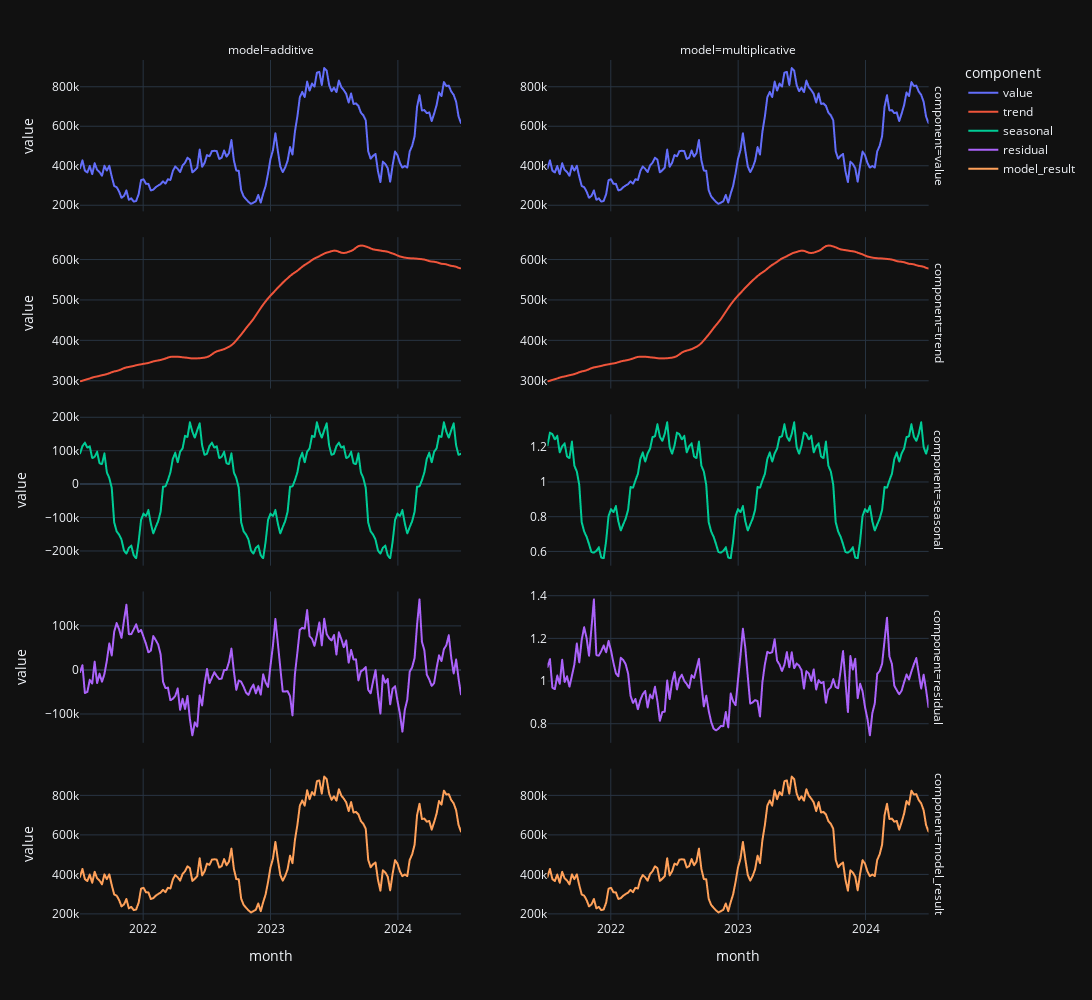

Here is the notebook cell this chart was saved with:
### Markdown cell above
### Visual

### Code cell
import plotly.express as px

fig = px.line(
    data_frame=df,
    x='month',
    y='value',
    color='component',
    facet_col='model',
    facet_row='component',
    width=1500,
    height=1000,
    facet_col_spacing=0.1,
)

fig.update_yaxes(matches=None)

for attr in dir(fig.layout):
    if attr.startswith("yaxis"):
        axis = getattr(fig.layout, attr)
        if axis:
            axis.showticklabels = True
        
fig

### Figure 1 — Plotly figure (JSON) as saved in the notebook; plotly's stock layout.template omitted (floating-point values rounded to 4 significant figures; data arrays with more than 128 entries replaced by an {"elided": "..."} marker saying what was removed)
{"data": [{"hovertemplate": "component=value<br>model=additive<br>month=%{x}<br>value=%{y}<extra></extra>", "legendgroup": "value", "line": {"color": "#636efa", "dash": "solid"}, "marker": {"symbol": "circle"}, "mode": "lines", "name": "value", "showlegend": true, "type": "scattergl", "x": {"elided": "157 str values"}, "xaxis": "x9", "y": {"elided": "157 float values"}, "yaxis": "y9"}, {"hovertemplate": "component=value<br>model=multiplicative<br>month=%{x}<br>value=%{y}<extra></extra>", "legendgroup": "value", "line": {"color": "#636efa", "dash": "solid"}, "marker": {"symbol": "circle"}, "mode": "lines", "name": "value", "showlegend": false, "type": "scattergl", "x": {"elided": "157 str values"}, "xaxis": "x10", "y": {"elided": "157 float values"}, "yaxis": "y10"}, {"hovertemplate": "component=trend<br>model=additive<br>month=%{x}<br>value=%{y}<extra></extra>", "legendgroup": "trend", "line": {"color": "#EF553B", "dash": "solid"}, "marker": {"symbol": "circle"}, "mode": "lines", "name": "trend", "showlegend": true, "type": "scattergl", "x": {"elided": "157 str values"}, "xaxis": "x7", "y": {"elided": "157 float values"}, "yaxis": "y7"}, {"hovertemplate": "component=trend<br>model=multiplicative<br>month=%{x}<br>value=%{y}<extra></extra>", "legendgroup": "trend", "line": {"color": "#EF553B", "dash": "solid"}, "marker": {"symbol": "circle"}, "mode": "lines", "name": "trend", "showlegend": false, "type": "scattergl", "x": {"elided": "157 str values"}, "xaxis": "x8", "y": {"elided": "157 float values"}, "yaxis": "y8"}, {"hovertemplate": "component=seasonal<br>model=additive<br>month=%{x}<br>value=%{y}<extra></extra>", "legendgroup": "seasonal", "line": {"color": "#00cc96", "dash": "solid"}, "marker": {"symbol": "circle"}, "mode": "lines", "name": "seasonal", "showlegend": true, "type": "scattergl", "x": {"elided": "157 str values"}, "xaxis": "x5", "y": {"elided": "157 float values"}, "yaxis": "y5"}, {"hovertemplate": "component=seasonal<br>model=multiplicative<br>month=%{x}<br>value=%{y}<extra></extra>", "legendgroup": "seasonal", "line": {"color": "#00cc96", "dash": "solid"}, "marker": {"symbol": "circle"}, "mode": "lines", "name": "seasonal", "showlegend": false, "type": "scattergl", "x": {"elided": "157 str values"}, "xaxis": "x6", "y": {"elided": "157 float values"}, "yaxis": "y6"}, {"hovertemplate": "component=residual<br>model=additive<br>month=%{x}<br>value=%{y}<extra></extra>", "legendgroup": "residual", "line": {"color": "#ab63fa", "dash": "solid"}, "marker": {"symbol": "circle"}, "mode": "lines", "name": "residual", "showlegend": true, "type": "scattergl", "x": {"elided": "157 str values"}, "xaxis": "x3", "y": {"elided": "157 float values"}, "yaxis": "y3"}, {"hovertemplate": "component=residual<br>model=multiplicative<br>month=%{x}<br>value=%{y}<extra></extra>", "legendgroup": "residual", "line": {"color": "#ab63fa", "dash": "solid"}, "marker": {"symbol": "circle"}, "mode": "lines", "name": "residual", "showlegend": false, "type": "scattergl", "x": {"elided": "157 str values"}, "xaxis": "x4", "y": {"elided": "157 float values"}, "yaxis": "y4"}, {"hovertemplate": "component=model_result<br>model=additive<br>month=%{x}<br>value=%{y}<extra></extra>", "legendgroup": "model_result", "line": {"color": "#FFA15A", "dash": "solid"}, "marker": {"symbol": "circle"}, "mode": "lines", "name": "model_result", "showlegend": true, "type": "scattergl", "x": {"elided": "157 str values"}, "xaxis": "x", "y": {"elided": "157 float values"}, "yaxis": "y"}, {"hovertemplate": "component=model_result<br>model=multiplicative<br>month=%{x}<br>value=%{y}<extra></extra>", "legendgroup": "model_result", "line": {"color": "#FFA15A", "dash": "solid"}, "marker": {"symbol": "circle"}, "mode": "lines", "name": "model_result", "showlegend": false, "type": "scattergl", "x": {"elided": "157 str values"}, "xaxis": "x2", "y": {"elided": "157 float values"}, "yaxis": "y2"}], "layout": {"annotations": [{"font": {}, "showarrow": false, "text": "model=additive", "x": 0.22, "xanchor": "center", "xref": "paper", "y": 1, "yanchor": "bottom", "yref": "paper"}, {"font": {}, "showarrow": false, "text": "model=multiplicative", "x": 0.76, "xanchor": "center", "xref": "paper", "y": 1, "yanchor": "bottom", "yref": "paper"}, {"font": {}, "showarrow": false, "text": "component=model_result", "textangle": 90, "x": 0.98, "xanchor": "left", "xref": "paper", "y": 0.088, "yanchor": "middle", "yref": "paper"}, {"font": {}, "showarrow": false, "text": "component=residual", "textangle": 90, "x": 0.98, "xanchor": "left", "xref": "paper", "y": 0.294, "yanchor": "middle", "yref": "paper"}, {"font": {}, "showarrow": false, "text": "component=seasonal", "textangle": 90, "x": 0.98, "xanchor": "left", "xref": "paper", "y": 0.5, "yanchor": "middle", "yref": "paper"}, {"font": {}, "showarrow": false, "text": "component=trend", "textangle": 90, "x": 0.98, "xanchor": "left", "xref": "paper", "y": 0.706, "yanchor": "middle", "yref": "paper"}, {"font": {}, "showarrow": false, "text": "component=value", "textangle": 90, "x": 0.98, "xanchor": "left", "xref": "paper", "y": 0.912, "yanchor": "middle", "yref": "paper"}], "height": 1000, "legend": {"title": {"text": "component"}, "tracegroupgap": 0}, "margin": {"t": 60}, "width": 1500, "xaxis": {"anchor": "y", "domain": [0, 0.44], "title": {"text": "month"}}, "xaxis10": {"anchor": "y10", "domain": [0.54, 0.98], "matches": "x", "showticklabels": false}, "xaxis2": {"anchor": "y2", "domain": [0.54, 0.98], "matches": "x", "title": {"text": "month"}}, "xaxis3": {"anchor": "y3", "domain": [0, 0.44], "matches": "x", "showticklabels": false}, "xaxis4": {"anchor": "y4", "domain": [0.54, 0.98], "matches": "x", "showticklabels": false}, "xaxis5": {"anchor": "y5", "domain": [0, 0.44], "matches": "x", "showticklabels": false}, "xaxis6": {"anchor": "y6", "domain": [0.54, 0.98], "matches": "x", "showticklabels": false}, "xaxis7": {"anchor": "y7", "domain": [0, 0.44], "matches": "x", "showticklabels": false}, "xaxis8": {"anchor": "y8", "domain": [0.54, 0.98], "matches": "x", "showticklabels": false}, "xaxis9": {"anchor": "y9", "domain": [0, 0.44], "matches": "x", "showticklabels": false}, "yaxis": {"anchor": "x", "domain": [0, 0.176], "showticklabels": true, "title": {"text": "value"}}, "yaxis10": {"anchor": "x10", "domain": [0.824, 1], "showticklabels": true}, "yaxis2": {"anchor": "x2", "domain": [0, 0.176], "showticklabels": true}, "yaxis3": {"anchor": "x3", "domain": [0.206, 0.382], "showticklabels": true, "title": {"text": "value"}}, "yaxis4": {"anchor": "x4", "domain": [0.206, 0.382], "showticklabels": true}, "yaxis5": {"anchor": "x5", "domain": [0.412, 0.588], "showticklabels": true, "title": {"text": "value"}}, "yaxis6": {"anchor": "x6", "domain": [0.412, 0.588], "showticklabels": true}, "yaxis7": {"anchor": "x7", "domain": [0.618, 0.794], "showticklabels": true, "title": {"text": "value"}}, "yaxis8": {"anchor": "x8", "domain": [0.618, 0.794], "showticklabels": true}, "yaxis9": {"anchor": "x9", "domain": [0.824, 1], "showticklabels": true, "title": {"text": "value"}}}}
